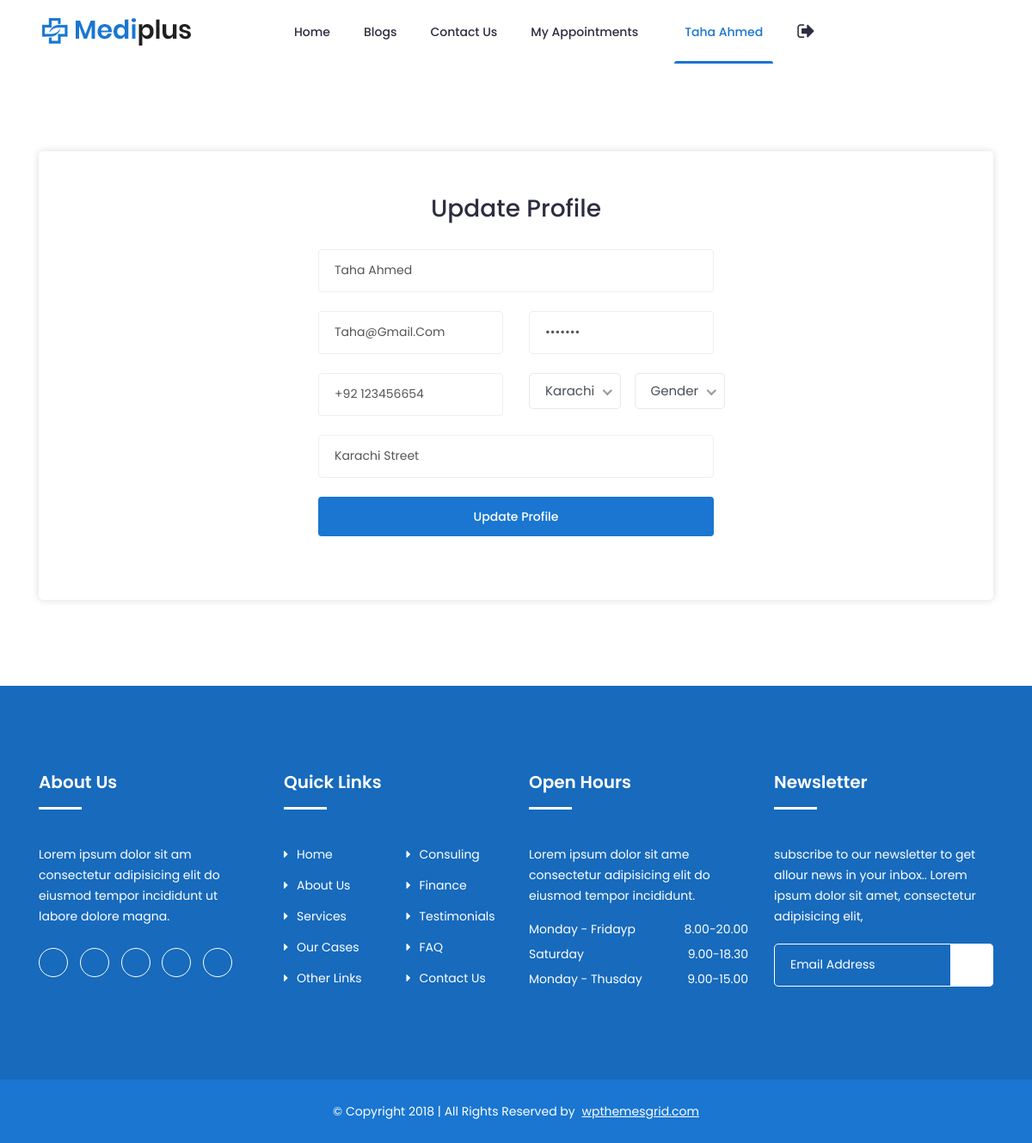
Page /profile.php (signed in) on the committed database.
### tables this page shows
CREATE TABLE `tbl_patient` (
  `id` int(11) NOT NULL,
  `name` varchar(50) NOT NULL,
  `contact` varchar(15) NOT NULL,
  `email` varchar(50) NOT NULL,
  `password` varchar(50) NOT NULL,
  `cid` int(11) NOT NULL,
  `address` varchar(150) NOT NULL,
  `gender` varchar(15) NOT NULL
);

### web/profile.php (the view, shortened to what this page needs)
<?php
include("connection.php");
$patient_id = $_SESSION['patient_session'];
$fetch_patient_query = "SELECT * FROM tbl_patient WHERE id = $patient_id";
$result = mysqli_query($connection, $fetch_patient_query);
if (!$result) {
  echo "Error: " . mysqli_error($connection);
} else {
  if (mysqli_num_rows($result) > 0) {
    $patient = mysqli_fetch_assoc($result);
  } else {
    header('Location: login.php');
    exit;
  }
}
?>
<!doctype html>
<html class="no-js" lang="zxx">
    <head>
		<link rel="stylesheet" href="css/bootstrap.min.css">
		<link rel="stylesheet" href="css/nice-select.css">
        <link rel="stylesheet" href="css/font-awesome.min.css">
        <link rel="stylesheet" href="css/icofont.css">
		<link rel="stylesheet" href="css/slicknav.min.css">
        <link rel="stylesheet" href="css/owl-carousel.css">
		<link rel="stylesheet" href="css/datepicker.css">
        <link rel="stylesheet" href="css/animate.min.css">
        <link rel="stylesheet" href="css/magnific-popup.css">
        <link rel="stylesheet" href="css/normalize.css">
        <link rel="stylesheet" href="style.css">
        <link rel="stylesheet" href="css/responsive.css">
    </head>
    <body>
		<header class="header" >
			<div class="header-inner">
				<div class="container">
					<div class="inner">
						<div class="row">
							<div class="col-lg-3 col-md-3 col-12">
								<div class="logo">
									<a href="index.php"><img src="img/logo.png" alt="#"></a>
								</div>
							</div>
							<div class="col-lg-7 col-md-9 col-12">
								<div class="main-menu">
									<nav class="navigation">
										<ul class="nav menu">
											<li><a href="index.php">Home</a></li>
											<li><a href="blog-single.php" >Blogs</a>
											</li>
											<li><a href="contact.php">Contact Us</a></li>
											<li><a href="booked_appointment.php">My Appointments </a></li>
											<li class="nav-item">
              <?php
                  if(isset($_SESSION['patient_session']))
                  {
                    echo
                    "<li class='nav-item active'>
                      <a class='nav-link' href='profile.php'>$_SESSION[patient_name]</a>
                    </li>
                    <li class='nav-item '>
                      <a class='nav-link ' href='logout.php'><i class='fa fa-sign-out' style='font-size: 22px;'></i></a>
                    </li>";
                  }
                  else
                  {
                    echo
                    '<li class="nav-item">
                      <a class="nav-link" href="login.php"><i class="fa fa-user" style="font-size: 22px;"></i></a>
                    </li>';
                  }
              ?>
              </li>
										</ul>
									</nav>
								</div>
							</div>
							<div class="col-lg-2 col-12">
							</div>
						</div>
					</div>
				</div>
			</div>
		</header>
		<section class="contact-us section overflow-auto">
			<div class="container">
				<div class="inner">
					<div class="row">
                    <center>
						<div class="col-lg-6">
							<div class="contact-us-form">
								<h3 class="text-center">Update Profile</h3>
								<form class="form overflow-auto" method="post" action="">
									<div class="row">
										<div class="col-lg-12">
											<div class="form-group">
												<input placeholder="Enter Your Name" name="name" value="<?php echo $patient['name']?>" required="required" type="text">
											</div>
										</div>
										<div class="col-lg-6">
											<div class="form-group">
												<input placeholder="Enter Your Email" name="email" value="<?php echo $patient['email']?>" required="required" type="email">
											</div>
										</div>
										<div class="col-lg-6">
											<div class="form-group">
												<input placeholder="Enter Your Password" name="password" value="<?php echo $patient['password']?>" required="required" type="password">
											</div>
										</div>
										<div class="col-lg-6">
											<div class="form-group">
												<input placeholder="Enter Your Contact" name="phone" value="<?php echo $patient['contact']?>" required="required" type="text">
											</div>
										</div>
			<div class="col-lg-3" >
          <br><br>
		  </div>
		  <div class="col-lg-3">
          <br>
          </div>
		  <div class="col-lg-12">
			<div class="form-group">
			<input placeholder="Enter Your Address" name="address" value="<?php echo $patient['address']?>" required="required" type="text">
		</div>
			</div>
										<div class="col-12">
											<div class="form-group login-btn">
												<button class="btn" type="submit" name="btnupdate">Update Profile</button>
                                                <br><br>
											</div>
										</div>
									</div>
								</form>
							</div>
						</div>
					</div>
				</div>
		</section>
		<footer id="footer" class="footer ">
			<div class="footer-top">
				<div class="container">
					<div class="row">
						<div class="col-lg-3 col-md-6 col-12">
							<div class="single-footer">
								<h2>About Us</h2>
								<p>Lorem ipsum dolor sit am consectetur adipisicing elit do eiusmod tempor incididunt ut labore dolore magna.</p>
								<ul class="social">
									<li><a href="#"><i class="icofont-facebook"></i></a></li>
									<li><a href="#"><i class="icofont-google-plus"></i></a></li>
									<li><a href="#"><i class="icofont-twitter"></i></a></li>
									<li><a href="#"><i class="icofont-vimeo"></i></a></li>
									<li><a href="#"><i class="icofont-pinterest"></i></a></li>
								</ul>
							</div>
						</div>
						<div class="col-lg-3 col-md-6 col-12">
							<div class="single-footer f-link">
								<h2>Quick Links</h2>
								<div class="row">
									<div class="col-lg-6 col-md-6 col-12">
										<ul>
											<li><a href="#"><i class="fa fa-caret-right" aria-hidden="true"></i>Home</a></li>
											<li><a href="#"><i class="fa fa-caret-right" aria-hidden="true"></i>About Us</a></li>
											<li><a href="#"><i class="fa fa-caret-right" aria-hidden="true"></i>Services</a></li>
											<li><a href="#"><i class="fa fa-caret-right" aria-hidden="true"></i>Our Cases</a></li>
											<li><a href="#"><i class="fa fa-caret-right" aria-hidden="true"></i>Other Links</a></li>
										</ul>
									</div>
									<div class="col-lg-6 col-md-6 col-12">
										<ul>
											<li><a href="#"><i class="fa fa-caret-right" aria-hidden="true"></i>Consuling</a></li>
											<li><a href="#"><i class="fa fa-caret-right" aria-hidden="true"></i>Finance</a></li>
											<li><a href="#"><i class="fa fa-caret-right" aria-hidden="true"></i>Testimonials</a></li>
											<li><a href="#"><i class="fa fa-caret-right" aria-hidden="true"></i>FAQ</a></li>
											<li><a href="#"><i class="fa fa-caret-right" aria-hidden="true"></i>Contact Us</a></li>
										</ul>
									</div>
								</div>
							</div>
						</div>
						<div class="col-lg-3 col-md-6 col-12">
							<div class="single-footer">
								<h2>Open Hours</h2>
								<p>Lorem ipsum dolor sit ame consectetur adipisicing elit do eiusmod tempor incididunt.</p>
								<ul class="time-sidual">
									<li class="day">Monday - Fridayp <span>8.00-20.00</span></li>
									<li class="day">Saturday <span>9.00-18.30</span></li>
									<li class="day">Monday - Thusday <span>9.00-15.00</span></li>
								</ul>
							</div>
						</div>
						<div class="col-lg-3 col-md-6 col-12">
							<div class="single-footer">
								<h2>Newsletter</h2>
								<p>subscribe to our newsletter to get allour news in your inbox.. Lorem ipsum dolor sit amet, consectetur adipisicing elit,</p>
								<form action="mail/mail.php" method="get" target="_blank" class="newsletter-inner">
									<input name="email" placeholder="Email Address" class="common-input" onfocus="this.placeholder = ''"
										onblur="this.placeholder = 'Your email address'" required="" type="email">
									<button class="button"><i class="icofont icofont-paper-plane"></i></button>
								</form>
							</div>
						</div>
					</div>
				</div>
			</div>
			<div class="copyright">
				<div class="container">
					<div class="row">
						<div class="col-lg-12 col-md-12 col-12">
							<div class="copyright-content">
								<p>© Copyright 2018  |  All Rights Reserved by <a href="https://www.wpthemesgrid.com" target="_blank">wpthemesgrid.com</a> </p>
							</div>
						</div>
					</div>
				</div>
			</div>
		</footer>
    </body>
</html>

### rows in the picture
tbl_patient: name "Taha Ahmed", email "taha@gmail.com", phone "+92 123456654", address "Karachi Street"

### other values in the picture
$_SESSION[patient_name] "Taha Ahmed"
